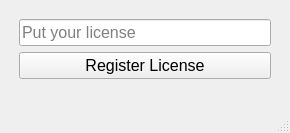
<?xml version="1.0" encoding="UTF-8"?>
<ui version="4.0">
 <class>registerWindow</class>
 <widget class="QMainWindow" name="registerWindow">
  <property name="geometry">
   <rect>
    <x>0</x>
    <y>0</y>
    <width>290</width>
    <height>133</height>
   </rect>
  </property>
  <property name="minimumSize">
   <size>
    <width>290</width>
    <height>0</height>
   </size>
  </property>
  <property name="windowTitle">
   <string>Register License</string>
  </property>
  <widget class="QWidget" name="centralwidget">
   <layout class="QVBoxLayout" name="verticalLayout">
    <item>
     <layout class="QFormLayout" name="formLayout">
      <property name="leftMargin">
       <number>10</number>
      </property>
      <property name="topMargin">
       <number>10</number>
      </property>
      <property name="rightMargin">
       <number>10</number>
      </property>
      <item row="0" column="0" colspan="2">
       <widget class="QLineEdit" name="lineEdit">
        <property name="font">
         <font>
          <pointsize>12</pointsize>
         </font>
        </property>
        <property name="placeholderText">
         <string>Put your license</string>
        </property>
       </widget>
      </item>
      <item row="1" column="0" colspan="2">
       <widget class="QPushButton" name="pushButton">
        <property name="font">
         <font>
          <pointsize>12</pointsize>
         </font>
        </property>
        <property name="text">
         <string>Register License</string>
        </property>
       </widget>
      </item>
     </layout>
    </item>
   </layout>
  </widget>
  <widget class="QMenuBar" name="menubar">
   <property name="geometry">
    <rect>
     <x>0</x>
     <y>0</y>
     <width>290</width>
     <height>22</height>
    </rect>
   </property>
  </widget>
  <widget class="QStatusBar" name="statusbar"/>
 </widget>
 <resources/>
 <connections/>
</ui>
